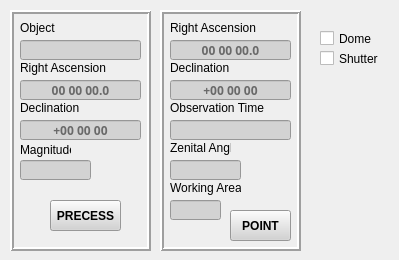
    <widget class="QWidget" name="tab_4">
     <attribute name="title">
      <string>Pointing</string>
     </attribute>
     <widget class="QFrame" name="frame_5">
      <property name="geometry">
       <rect>
        <x>10</x>
        <y>10</y>
        <width>141</width>
        <height>241</height>
       </rect>
      </property>
      <property name="frameShape">
       <enum>QFrame::Box</enum>
      </property>
      <property name="frameShadow">
       <enum>QFrame::Raised</enum>
      </property>
      <property name="lineWidth">
       <number>2</number>
      </property>
      <widget class="QLabel" name="label_57">
       <property name="geometry">
        <rect>
         <x>10</x>
         <y>90</y>
         <width>81</width>
         <height>16</height>
        </rect>
       </property>
       <property name="text">
        <string>Declination</string>
       </property>
      </widget>
      <widget class="QLabel" name="label_56">
       <property name="geometry">
        <rect>
         <x>10</x>
         <y>130</y>
         <width>51</width>
         <height>20</height>
        </rect>
       </property>
       <property name="text">
        <string>Magnitude</string>
       </property>
      </widget>
      <widget class="QLineEdit" name="txtPointRA">
       <property name="geometry">
        <rect>
         <x>10</x>
         <y>70</y>
         <width>121</width>
         <height>20</height>
        </rect>
       </property>
       <property name="font">
        <font>
         <family>Calibri Light</family>
         <pointsize>9</pointsize>
         <weight>75</weight>
         <bold>true</bold>
        </font>
       </property>
       <property name="styleSheet">
        <string notr="true">background-color: lightgrey</string>
       </property>
       <property name="alignment">
        <set>Qt::AlignCenter</set>
       </property>
       <property name="placeholderText">
        <string>00 00 00.0</string>
       </property>
      </widget>
      <widget class="QLineEdit" name="txtPointDEC">
       <property name="geometry">
        <rect>
         <x>10</x>
         <y>110</y>
         <width>121</width>
         <height>20</height>
        </rect>
       </property>
       <property name="font">
        <font>
         <family>Calibri Light</family>
         <pointsize>9</pointsize>
         <weight>75</weight>
         <bold>true</bold>
        </font>
       </property>
       <property name="styleSheet">
        <string notr="true">background-color: lightgrey</string>
       </property>
       <property name="alignment">
        <set>Qt::AlignCenter</set>
       </property>
       <property name="placeholderText">
        <string>+00 00 00</string>
       </property>
      </widget>
      <widget class="QLabel" name="label_58">
       <property name="geometry">
        <rect>
         <x>10</x>
         <y>10</y>
         <width>121</width>
         <height>16</height>
        </rect>
       </property>
       <property name="text">
        <string>Object</string>
       </property>
      </widget>
      <widget class="QLineEdit" name="txtPointMag">
       <property name="geometry">
        <rect>
         <x>10</x>
         <y>150</y>
         <width>71</width>
         <height>20</height>
        </rect>
       </property>
       <property name="font">
        <font>
         <family>Calibri Light</family>
         <pointsize>9</pointsize>
         <weight>75</weight>
         <bold>true</bold>
        </font>
       </property>
       <property name="styleSheet">
        <string notr="true">background-color: lightgrey</string>
       </property>
       <property name="alignment">
        <set>Qt::AlignCenter</set>
       </property>
      </widget>
      <widget class="QLineEdit" name="txtPointOBJ">
       <property name="geometry">
        <rect>
         <x>10</x>
         <y>30</y>
         <width>121</width>
         <height>20</height>
        </rect>
       </property>
       <property name="font">
        <font>
         <family>Calibri Light</family>
         <pointsize>9</pointsize>
         <weight>75</weight>
         <bold>true</bold>
        </font>
       </property>
       <property name="styleSheet">
        <string notr="true">background-color: lightgrey</string>
       </property>
       <property name="alignment">
        <set>Qt::AlignCenter</set>
       </property>
      </widget>
      <widget class="QLabel" name="label_60">
       <property name="geometry">
        <rect>
         <x>10</x>
         <y>50</y>
         <width>121</width>
         <height>16</height>
        </rect>
       </property>
       <property name="text">
        <string>Right Ascension</string>
       </property>
      </widget>
      <widget class="QPushButton" name="btnPrecessP">
       <property name="geometry">
        <rect>
         <x>40</x>
         <y>190</y>
         <width>71</width>
         <height>31</height>
        </rect>
       </property>
       <property name="font">
        <font>
         <weight>75</weight>
         <bold>true</bold>
        </font>
       </property>
       <property name="styleSheet">
        <string notr="true">background-color: lightgrey</string>
       </property>
       <property name="text">
        <string>PRECESS</string>
       </property>
      </widget>
     </widget>
     <widget class="QFrame" name="frame_6">
      <property name="geometry">
       <rect>
        <x>160</x>
        <y>10</y>
        <width>141</width>
        <height>241</height>
       </rect>
      </property>
      <property name="frameShape">
       <enum>QFrame::Box</enum>
      </property>
      <property name="frameShadow">
       <enum>QFrame::Raised</enum>
      </property>
      <property name="lineWidth">
       <number>2</number>
      </property>
      <widget class="QLineEdit" name="txtPointObsTime">
       <property name="geometry">
        <rect>
         <x>10</x>
         <y>110</y>
         <width>121</width>
         <height>20</height>
        </rect>
       </property>
       <property name="font">
        <font>
         <family>Calibri Light</family>
         <pointsize>9</pointsize>
         <weight>75</weight>
         <bold>true</bold>
        </font>
       </property>
       <property name="styleSheet">
        <string notr="true">background-color: lightgrey</string>
       </property>
       <property name="alignment">
        <set>Qt::AlignCenter</set>
       </property>
      </widget>
      <widget class="QLabel" name="label_61">
       <property name="geometry">
        <rect>
         <x>10</x>
         <y>90</y>
         <width>111</width>
         <height>16</height>
        </rect>
       </property>
       <property name="text">
        <string>Observation Time</string>
       </property>
      </widget>
      <widget class="QLineEdit" name="txtPointWorkingArea">
       <property name="geometry">
        <rect>
         <x>10</x>
         <y>190</y>
         <width>51</width>
         <height>20</height>
        </rect>
       </property>
       <property name="font">
        <font>
         <family>Calibri Light</family>
         <pointsize>9</pointsize>
         <weight>75</weight>
         <bold>true</bold>
        </font>
       </property>
       <property name="styleSheet">
        <string notr="true">background-color: lightgrey</string>
       </property>
       <property name="alignment">
        <set>Qt::AlignCenter</set>
       </property>
       <property name="readOnly">
        <bool>true</bool>
       </property>
      </widget>
      <widget class="QLabel" name="label_62">
       <property name="geometry">
        <rect>
         <x>10</x>
         <y>50</y>
         <width>81</width>
         <height>16</height>
        </rect>
       </property>
       <property name="text">
        <string>Declination</string>
       </property>
      </widget>
      <widget class="QLineEdit" name="txtTargetRA">
       <property name="geometry">
        <rect>
         <x>10</x>
         <y>30</y>
         <width>121</width>
         <height>20</height>
        </rect>
       </property>
       <property name="font">
        <font>
         <family>Calibri Light</family>
         <pointsize>9</pointsize>
         <weight>75</weight>
         <bold>true</bold>
        </font>
       </property>
       <property name="styleSheet">
        <string notr="true">background-color: lightgrey</string>
       </property>
       <property name="alignment">
        <set>Qt::AlignCenter</set>
       </property>
       <property name="placeholderText">
        <string>00 00 00.0</string>
       </property>
      </widget>
      <widget class="QLabel" name="label_63">
       <property name="geometry">
        <rect>
         <x>10</x>
         <y>10</y>
         <width>121</width>
         <height>16</height>
        </rect>
       </property>
       <property name="text">
        <string>Right Ascension</string>
       </property>
      </widget>
      <widget class="QLineEdit" name="txtTargetDEC">
       <property name="geometry">
        <rect>
         <x>10</x>
         <y>70</y>
         <width>121</width>
         <height>20</height>
        </rect>
       </property>
       <property name="font">
        <font>
         <family>Calibri Light</family>
         <pointsize>9</pointsize>
         <weight>75</weight>
         <bold>true</bold>
        </font>
       </property>
       <property name="styleSheet">
        <string notr="true">background-color: lightgrey</string>
       </property>
       <property name="alignment">
        <set>Qt::AlignCenter</set>
       </property>
       <property name="placeholderText">
        <string>+00 00 00</string>
       </property>
      </widget>
      <widget class="QLabel" name="label_64">
       <property name="geometry">
        <rect>
         <x>10</x>
         <y>170</y>
         <width>71</width>
         <height>16</height>
        </rect>
       </property>
       <property name="text">
        <string>Working Area</string>
       </property>
      </widget>
      <widget class="QLineEdit" name="txtZenitAngle">
       <property name="geometry">
        <rect>
         <x>10</x>
         <y>150</y>
         <width>71</width>
         <height>20</height>
        </rect>
       </property>
       <property name="font">
        <font>
         <family>Calibri Light</family>
         <pointsize>9</pointsize>
         <weight>75</weight>
         <bold>true</bold>
        </font>
       </property>
       <property name="styleSheet">
        <string notr="true">background-color: lightgrey</string>
       </property>
       <property name="alignment">
        <set>Qt::AlignCenter</set>
       </property>
      </widget>
      <widget class="QLabel" name="label_59">
       <property name="geometry">
        <rect>
         <x>10</x>
         <y>130</y>
         <width>61</width>
         <height>16</height>
        </rect>
       </property>
       <property name="text">
        <string>Zenital Angle</string>
       </property>
      </widget>
      <widget class="QPushButton" name="btnPoint">
       <property name="geometry">
        <rect>
         <x>70</x>
         <y>200</y>
         <width>61</width>
         <height>31</height>
        </rect>
       </property>
       <property name="font">
        <font>
         <weight>75</weight>
         <bold>true</bold>
        </font>
       </property>
       <property name="styleSheet">
        <string notr="true">background-color: lightgrey</string>
       </property>
       <property name="text">
        <string>POINT</string>
       </property>
      </widget>
     </widget>
     <widget class="QCheckBox" name="checkBox">
      <property name="geometry">
       <rect>
        <x>320</x>
        <y>30</y>
        <width>70</width>
        <height>17</height>
       </rect>
      </property>
      <property name="text">
       <string>Dome</string>
      </property>
     </widget>
     <widget class="QCheckBox" name="checkBox_2">
      <property name="geometry">
       <rect>
        <x>320</x>
        <y>50</y>
        <width>70</width>
        <height>17</height>
       </rect>
      </property>
      <property name="text">
       <string>Shutter</string>
      </property>
     </widget>
    </widget>
